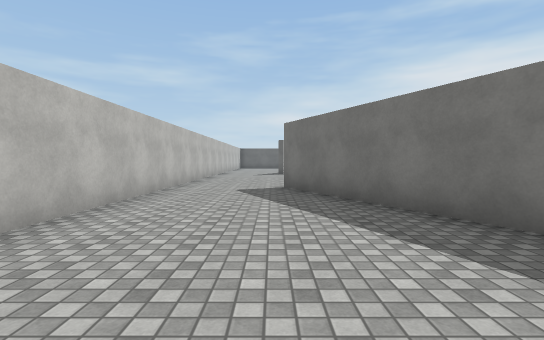
View 1 (above)

24 first-person views from a walk through a 3-D level made in the Unity game engine. The camera is 1.3 m above the floor, tilts 2° down and sees 85° across. The floor is counted in squares, 2 m on a side. Each view is taken from the middle of a square. On the plan, view 1 faces up. The plan holds only what a view shows up to about 9 squares ahead; the rest is blank. The place goes on beyond the plan. Surface patterns are stand-ins for the level's own textures.

View 2
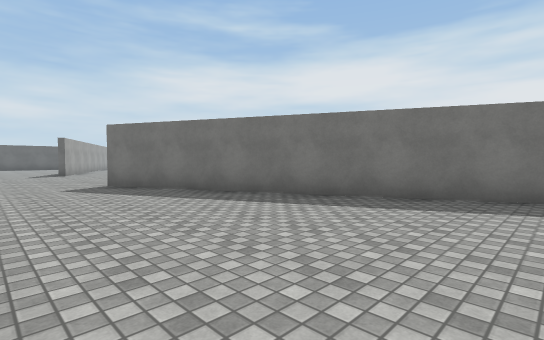

View 3
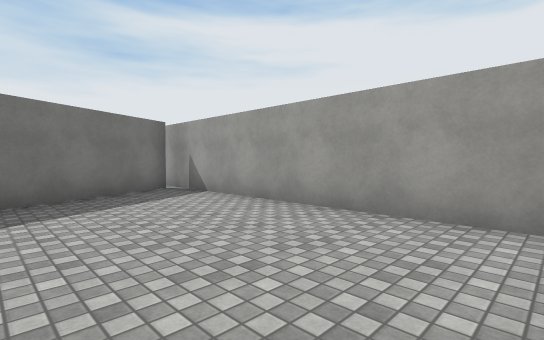

View 4
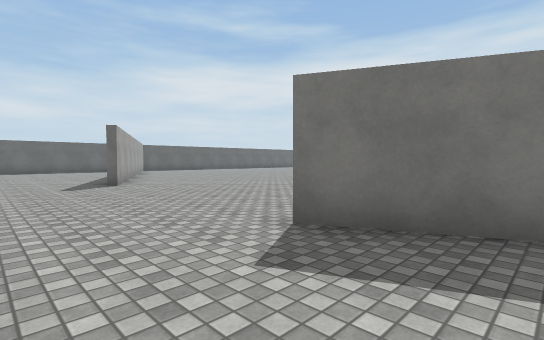

View 5
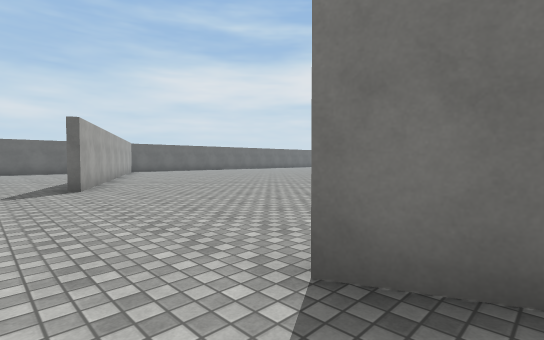

View 6
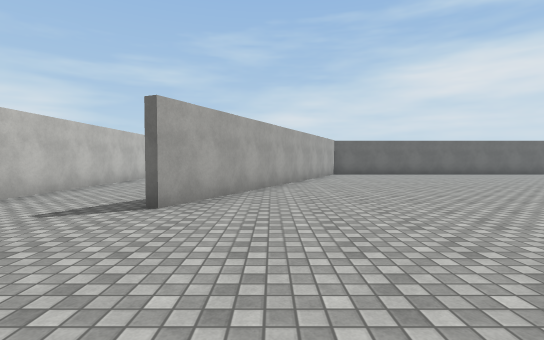

View 7
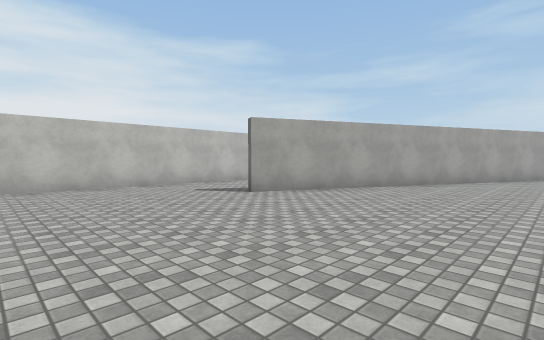

View 8
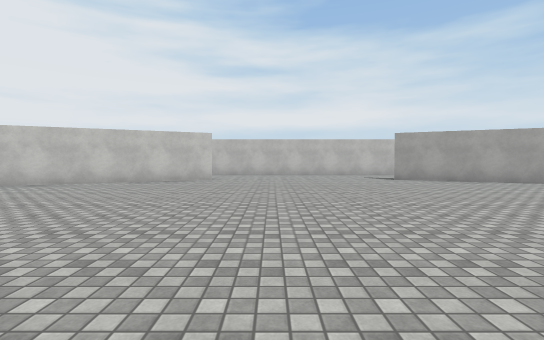

View 9
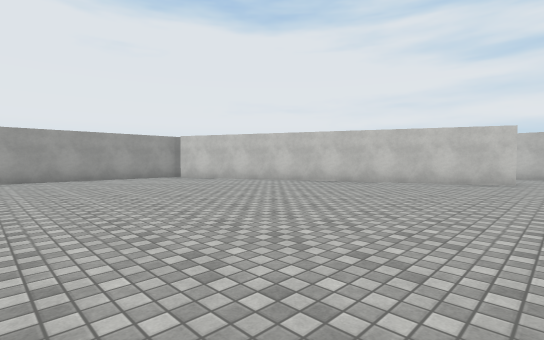

View 10
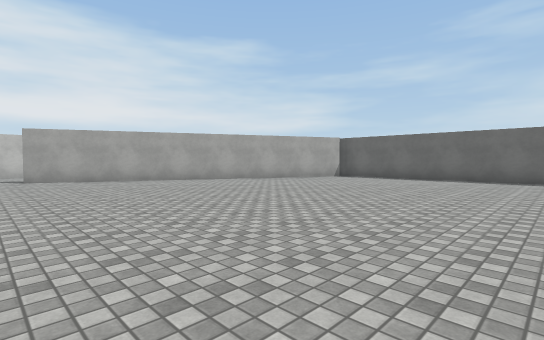

View 11
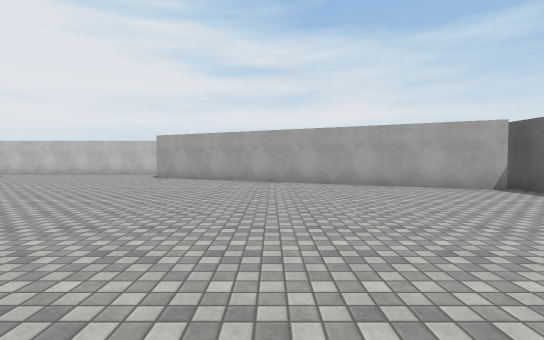

View 12
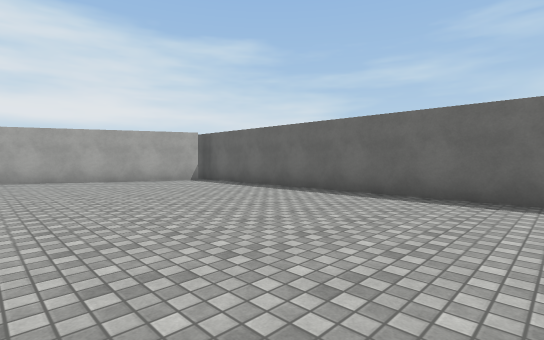

View 13
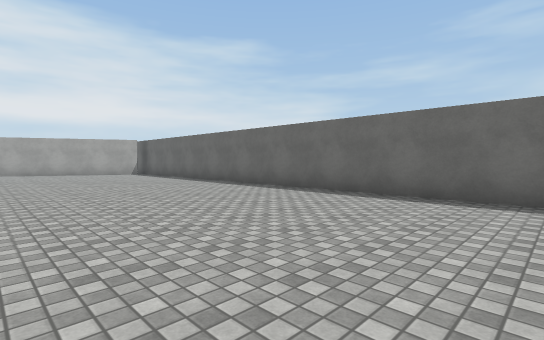

View 14
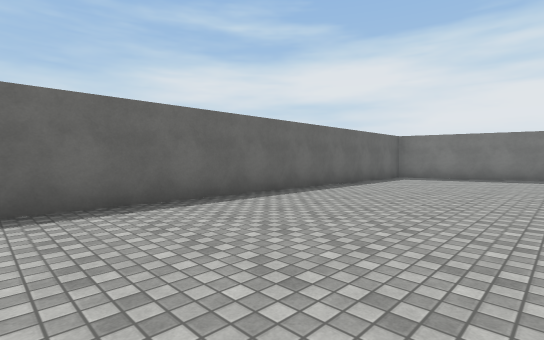

View 15
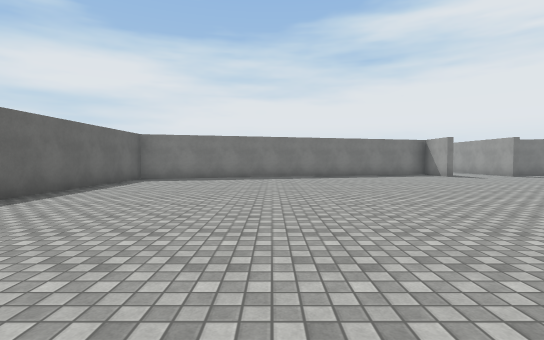

View 16
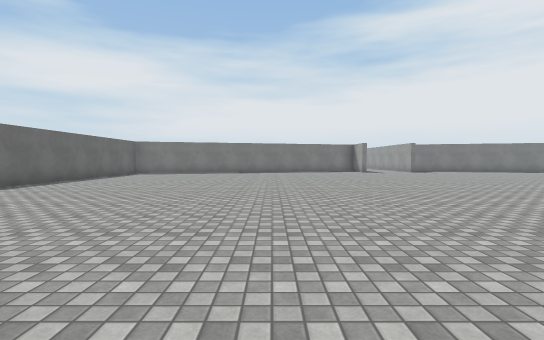

View 17
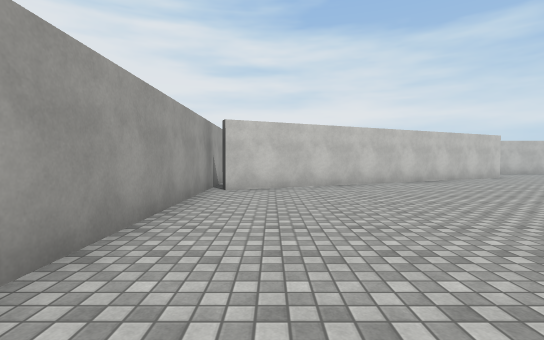

View 18
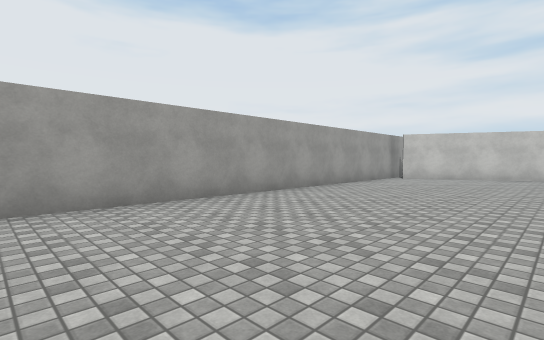

View 19
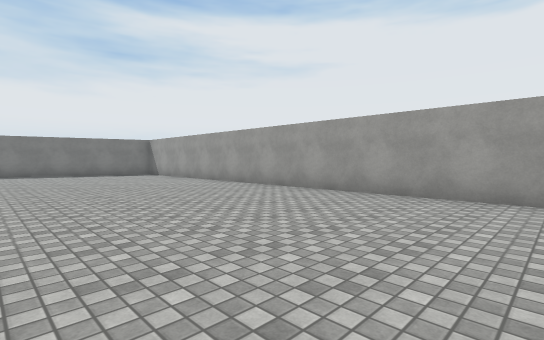

View 20
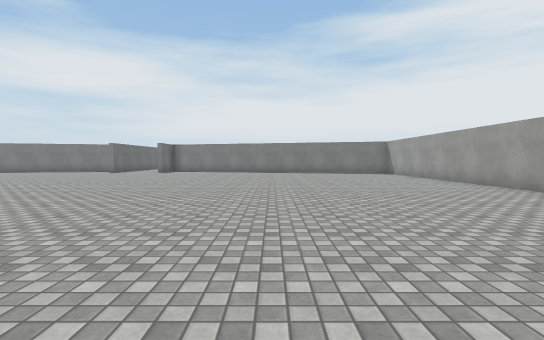

View 21
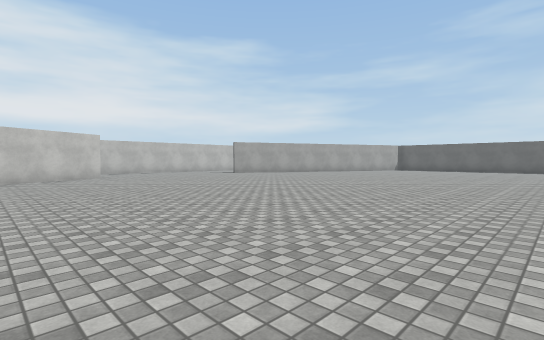

View 22
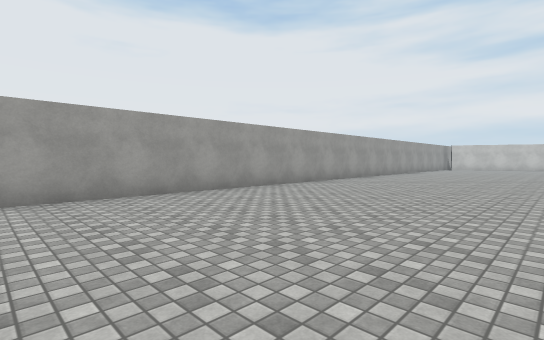

View 23
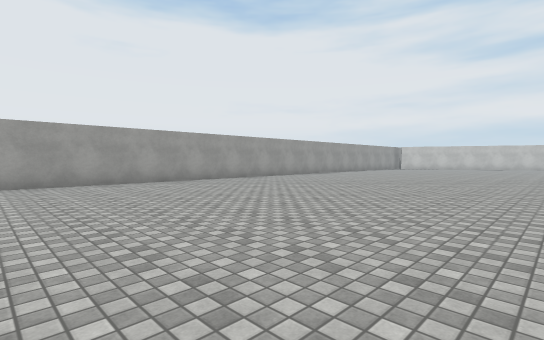

View 24
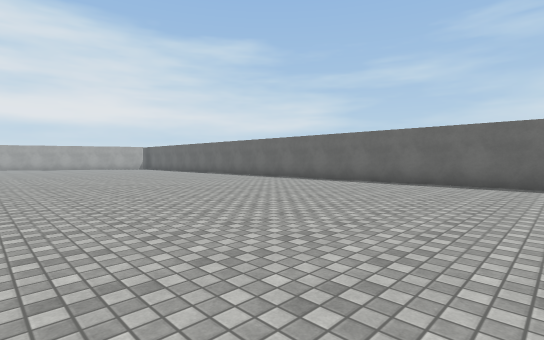

### Floor plan
Points are (right, up) in squares from view 1. A wall is a line through its corners. A room is listed if a view was taken in it or the views show most of it. See-through windows are left out.
Room 1 (views 1, 2, 3, 4, 5, 6, 7, 8, 9, 10, 11, 12, 13, 14, 15, 16, 17, 18, 19, 20, 21, 22, 23, 24)
walls: (0.4, 7.2) (4.7, -2); (4.7, 22) (0.5, 12.9); (4.5, -2.1) (0.2, 7.1); (-2.4, 18.1) (-2.4, 2.5); (25.1, 22.4) (4.1, 22.4); (-1.9, -2.4) (24.9, -2.4)

Where each view was taken, in squares from view 1:
view 1: 0 up, 0 right, facing up
view 2: 1 down, 2 left, facing up-right
view 3: 1 up, 2 left, facing down-right
view 4: 5 up, 2 left, facing up-right
view 5: 6 up, 1 left, facing up-right
view 6: 9 up, 2 right, facing up
view 7: 9 up, 5 right, facing up-left
view 8: 9 up, 10 right, facing left
view 9: 8 up, 10 right, facing down-left
view 10: 12 up, 11 right, facing up-left
view 11: 17 up, 11 right, facing left
view 12: 17 up, 13 right, facing up-left
view 13: 17 up, 18 right, facing up-left
view 14: 18 up, 15 right, facing up-right
view 15: 18 up, 16 right, facing right
view 16: 16 up, 12 right, facing right
view 17: 1 down, 11 right, facing left
view 18: 2 up, 15 right, facing down-left
view 19: 3 up, 13 right, facing down-right
view 20: 3 up, 12 right, facing right
view 21: 4 up, 12 right, facing up-left
view 22: 3 up, 25 right, facing down-left
view 23: 6 up, 25 right, facing down-left
view 24: 14 up, 25 right, facing up-left
